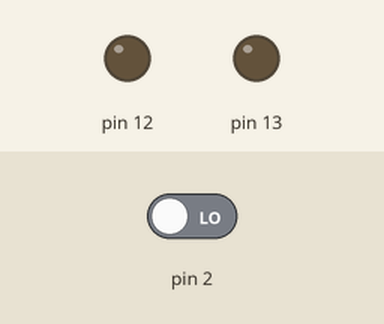
This sketch was run on a simulated Arduino Uno, built with avr-gcc and run on an emulated ATmega328P. On the bench: output pins drawn as LEDs (lit = HIGH). The test bench sets the inputs (shaded band); at power-on: pin 2 LOW.

Above: at 1.2 s.
1.3 s: pin 2 driven HIGH
At 2.5 s:
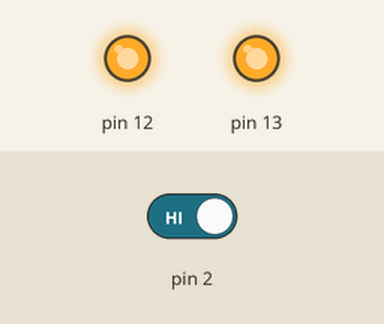
2.8 s: pin 2 driven LOW
At 3.4 s:
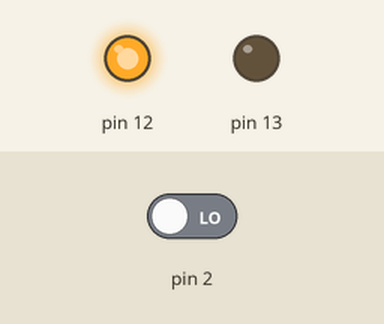
Timing chart, 0 to 5.8 s (numbered marks = the images above; inputs shaded):
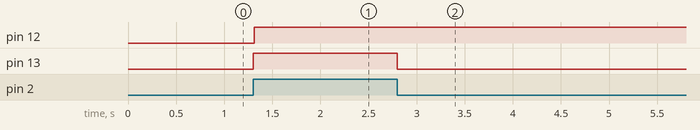

Measured:
- after the input at 1.3 s, pin 12, pin 13: LOW → HIGH at once
- after the input at 2.8 s, pin 13: HIGH → LOW at once

The sketch:

switch.ino
```cpp
void setup() {
  // put your setup code here, to run once:
pinMode(13,OUTPUT);
pinMode(2,INPUT);
pinMode(12,OUTPUT);
}
int a=0;
void loop() {
  // put your main code here, to run repeatedly:
int switchState=digitalRead(2);
  if(switchState==1){
    a++;
  }
  else{
   a=0;
  }
  digitalWrite(13,switchState);
  if(a>1000){
  digitalWrite(12,switchState);}
}
```
